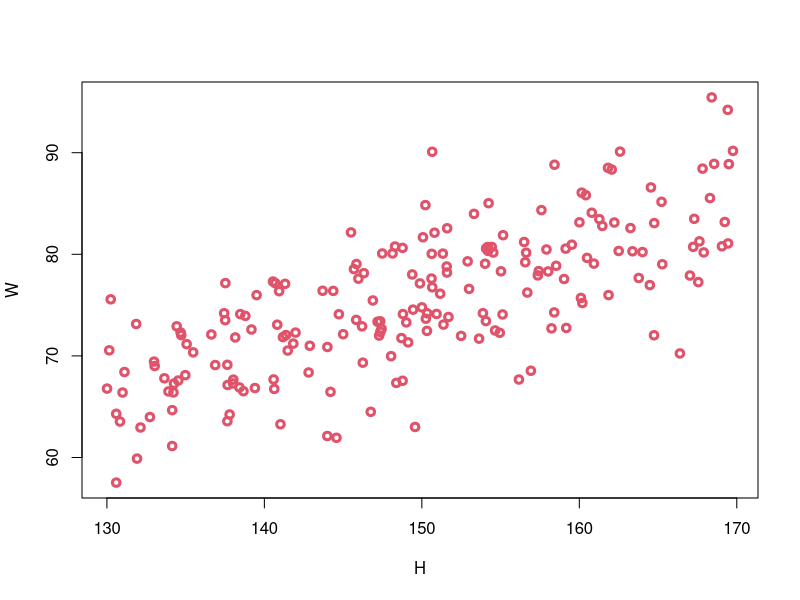

Write R code to recreate this figure.
# W_i = b*H_i + U_i
# U_i ~ Normal(0, sd)
# H_i ~ Uniform(130, 170)
sim_weight <- function(H, b, sd) {
  U <- rnorm(length(H), 0, sd)
  W <- b * H + U
  return(W)
}
# create random heights with a uniform distribution
H <- runif(200, min = 130, max = 170)

# simulates weights based on the random heights
W <- sim_weight(H, b = 0.5, sd = 5)
plot(W ~ H, col = 2, lwd = 3)